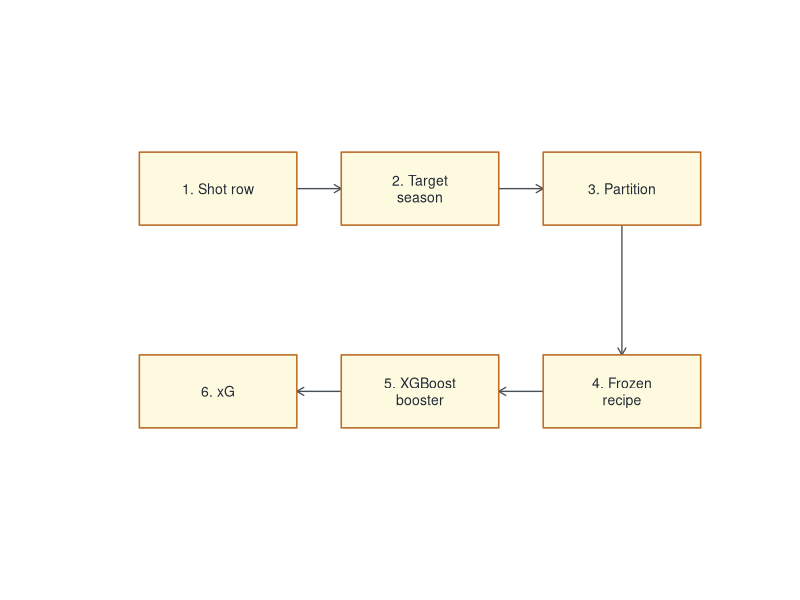
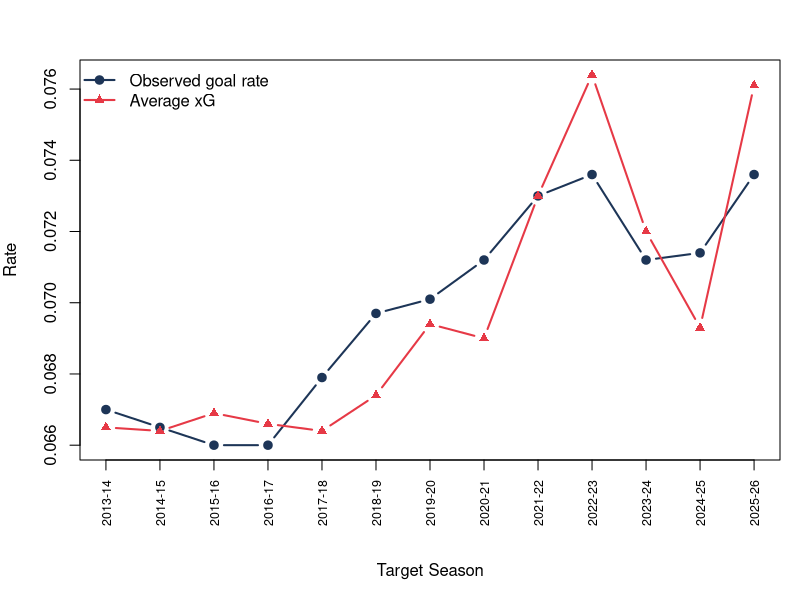

Write the R code that produced these figures, in order.
## ---- chunk 1
knitr::opts_chunk$set(
  collapse = TRUE,
  comment = '#>',
  fig.align = 'center',
  out.width = '92%',
  fig.width = 7,
  fig.height = 4.5
)

make_table <- function(x, caption, digits = 3) {
  knitr::kable(x, caption = caption, digits = digits)
}
## ---- chunk 2
partition_table <- data.frame(
  partition = c('sd', 'ev', 'pp', 'sh', 'en', 'ps'),
  name = c(
    'Standard 5v5',
    'Other even strength',
    'Power play',
    'Short-handed',
    'Empty net',
    'Penalty shot / shootout'
  ),
  rows_sent_there = c(
    'Regulation 5v5 shots with both goalies in net, plus safe fallbacks.',
    'Remaining even-strength shots such as 4v4 and 3v3.',
    'Shots where the shooting team has a skater advantage.',
    'Shots where the shooting team has fewer skaters.',
    'Shots at an empty opposing net.',
    'Penalty-shot and shootout-style one-on-one attempts.'
  ),
  stringsAsFactors = FALSE
)
make_table(
  partition_table,
  caption = 'Shot partitions used by calculate_expected_goals().'
)
## ---- chunk 3
steps <- c(
  'Shot row',
  'Target season',
  'Partition',
  'Frozen recipe',
  'XGBoost booster',
  'xG'
)
box_x <- c(1, 2, 3, 3, 2, 1)
box_y <- c(2, 2, 2, 1, 1, 1)
box_w <- 0.78
box_h <- 0.36
draw_box <- function(x, y, label, number) {
  wrapped_label <- paste(strwrap(paste0(number, '. ', label), width = 16), collapse = '\n')
  graphics::rect(
    xleft   = x - box_w / 2,
    ybottom = y - box_h / 2,
    xright  = x + box_w / 2,
    ytop    = y + box_h / 2,
    col     = '#fefae0',
    border  = '#bc6c25',
    lwd     = 1.5
  )
  graphics::text(
    x      = x,
    y      = y,
    labels = wrapped_label,
    cex    = 0.84,
    col    = '#1f2933'
  )
}
draw_arrow <- function(i, j) {
  x0 <- box_x[i]
  y0 <- box_y[i]
  x1 <- box_x[j]
  y1 <- box_y[j]
  graphics::arrows(
    x0     = x0 + sign(x1 - x0) * box_w / 2,
    y0     = y0 + sign(y1 - y0) * box_h / 2,
    x1     = x1 - sign(x1 - x0) * box_w / 2,
    y1     = y1 - sign(y1 - y0) * box_h / 2,
    length = 0.08,
    lwd    = 1.3,
    col    = '#495057'
  )
}
graphics::plot(
  NA_real_,
  NA_real_,
  type = 'n',
  axes = FALSE,
  xlab = '',
  ylab = '',
  xlim = c(0.45, 3.55),
  ylim = c(0.55, 2.45)
)
for (i in seq_len(length(steps) - 1L)) {
  draw_arrow(i, i + 1L)
}
for (i in seq_along(steps)) {
  draw_box(box_x[i], box_y[i], steps[i], i)
}
## ---- chunk 4
feature_table <- data.frame(
  family = c(
    'Shot geometry',
    'Shot location bins',
    'Previous-event movement',
    'Rush and rebound context',
    'Game state',
    'Strength state',
    'Shooter and goalie biometrics',
    'Shift timing',
    'Shootout counters'
  ),
  examples = c(
    'x/y, normalized x/y, distance, angle',
    'slot, net-front, point, flank, perimeter indicators',
    'delta seconds, delta x/y, delta distance, delta angle',
    'isRush, isRebound, createdRebound, previous event type',
    'score differential, cumulative shots/Fenwick/Corsi',
    'skater counts, manpower differential, empty-net flags',
    'height, weight, handedness where available',
    'seconds elapsed/remaining in shift for on-ice players',
    'attempt order for one-on-one partitions'
  ),
  stringsAsFactors = FALSE
)
make_table(
  feature_table,
  caption = 'Feature families used by the bundled xG models.'
)
## ---- chunk 5
training_table <- data.frame(
  target_vintage = c('2013-14', '2018-19', '2023-24', '2026-27 deployment'),
  training_window = c(
    'Earliest bundled historical window',
    '2015-16, 2016-17, 2017-18',
    '2020-21, 2021-22, 2022-23',
    '2023-24, 2024-25, 2025-26'
  ),
  note = c(
    'Uses the earliest supported vintage behavior.',
    'Example completed rolling vintage.',
    'Example modern completed rolling vintage.',
    'Latest deployment model used for future/default scoring.'
  ),
  stringsAsFactors = FALSE
)
make_table(
  training_table,
  caption = 'Examples of rolling training windows.'
)
## ---- chunk 6
deployment_training <- data.frame(
  partition = c('sd', 'ev', 'pp', 'sh', 'en', 'ps'),
  train_seasons = rep('2023-24, 2024-25, 2025-26', 6),
  rows = c(283688, 7654, 59254, 8186, 2891, 2027),
  goals = c(16881, 813, 5678, 595, 1596, 645),
  goal_rate = c(0.0595, 0.1062, 0.0958, 0.0727, 0.5521, 0.3182),
  stringsAsFactors = FALSE
)
make_table(
  deployment_training,
  caption = 'Training volume for the shipped 2026-27 deployment vintage.',
  digits = 4
)
## ---- chunk 7
season_results <- data.frame(
  season = c(
    '2013-14', '2014-15', '2015-16', '2016-17', '2017-18',
    '2018-19', '2019-20', '2020-21', '2021-22', '2022-23',
    '2023-24', '2024-25', '2025-26'
  ),
  rows = c(
    112051, 110922, 110263, 111708, 120543, 118438, 105028,
    79111, 122341, 122701, 123126, 120445, 120129
  ),
  goal_rate = c(
    0.0670, 0.0665, 0.0660, 0.0660, 0.0679, 0.0697, 0.0701,
    0.0712, 0.0730, 0.0736, 0.0712, 0.0714, 0.0736
  ),
  xg_rate = c(
    0.0665, 0.0664, 0.0669, 0.0666, 0.0664, 0.0674, 0.0694,
    0.0690, 0.0730, 0.0764, 0.0720, 0.0693, 0.0761
  ),
  roc_auc = c(
    0.7868, 0.7807, 0.7814, 0.7767, 0.7793, 0.7790, 0.7791,
    0.7843, 0.7756, 0.7685, 0.7737, 0.7812, 0.7945
  ),
  calibration_ratio = c(
    1.0065, 1.0011, 0.9876, 0.9918, 1.0224, 1.0328, 1.0093,
    1.0332, 1.0012, 0.9626, 0.9899, 1.0309, 0.9669
  ),
  stringsAsFactors = FALSE
)
make_table(
  season_results,
  caption = 'Completed-season xG evaluation by target season.',
  digits = 4
)
## ---- chunk 8
old_par <- graphics::par(no.readonly = TRUE)
graphics::par(mar = c(7, 4, 3, 1))
graphics::plot(
  seq_len(nrow(season_results)),
  season_results[['goal_rate']],
  type = 'b',
  pch = 19,
  lwd = 2,
  col = '#1d3557',
  xaxt = 'n',
  ylim = range(c(season_results[['goal_rate']], season_results[['xg_rate']])),
  xlab = '',
  ylab = 'Rate'
)
graphics::lines(
  seq_len(nrow(season_results)),
  season_results[['xg_rate']],
  type = 'b',
  pch = 17,
  lwd = 2,
  col = '#e63946'
)
graphics::axis(
  side = 1,
  at = seq_len(nrow(season_results)),
  labels = season_results[['season']],
  las = 2,
  cex.axis = 0.75
)
graphics::mtext('Target Season', side = 1, line = 5)
graphics::legend(
  'topleft',
  legend = c('Observed goal rate', 'Average xG'),
  col = c('#1d3557', '#e63946'),
  pch = c(19, 17),
  lwd = 2,
  bty = 'n'
)
graphics::par(old_par)
